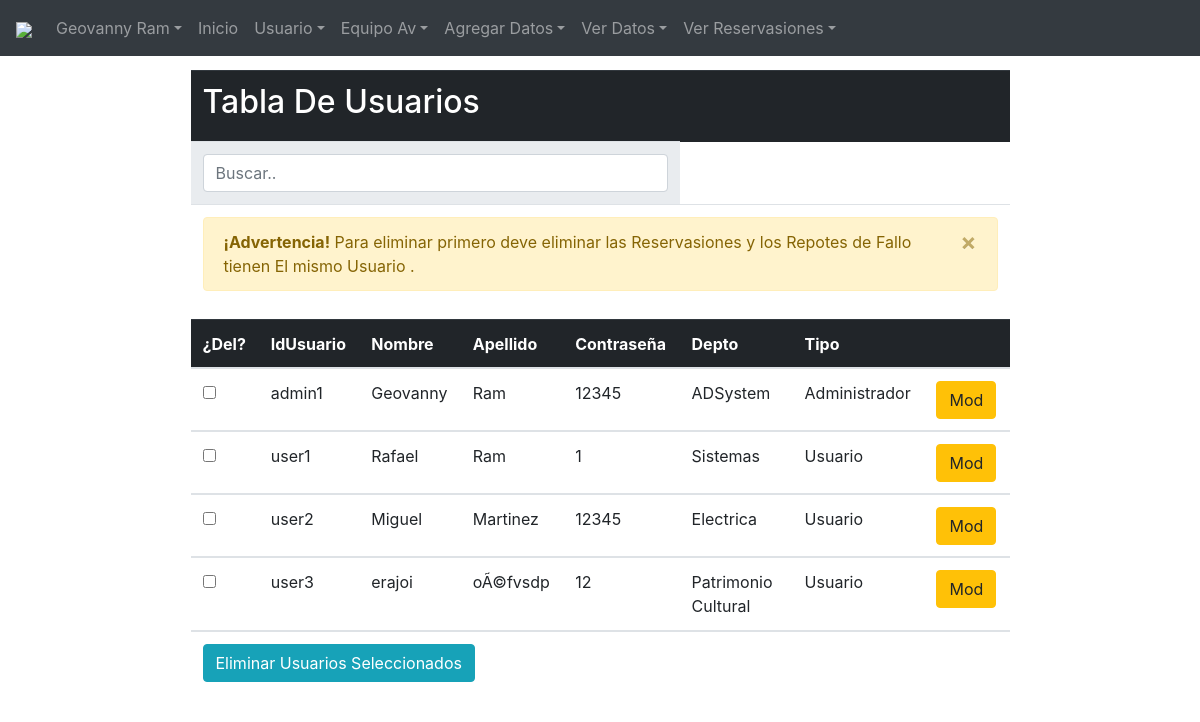
Page /pagAd/verusers.php (signed in) on the committed database.
### tables this page shows
CREATE TABLE `usuario` (
  `iduser` varchar(200) NOT NULL,
  `nombre` varchar(100) NOT NULL,
  `apellido` varchar(100) NOT NULL,
  `pass` varchar(100) NOT NULL,
  `dep` int(11) NOT NULL,
  `tipo` int(11) NOT NULL,
  PRIMARY KEY (`iduser`),
  KEY `FK_usuariodep` (`dep`),
  KEY `FK_usuariotip` (`tipo`),
  CONSTRAINT `FK_usuariodep` FOREIGN KEY (`dep`) REFERENCES `departamento` (`iddep`),
  CONSTRAINT `FK_usuariotip` FOREIGN KEY (`tipo`) REFERENCES `tipous` (`idtipo`)
);

CREATE TABLE `departamento` (
  `iddep` int(11) NOT NULL AUTO_INCREMENT,
  `deptos` varchar(250) NOT NULL,
  PRIMARY KEY (`iddep`)
);

CREATE TABLE `tipous` (
  `idtipo` int(11) NOT NULL AUTO_INCREMENT,
  `tipos` varchar(100) NOT NULL,
  PRIMARY KEY (`idtipo`)
);

### pagAd/verusers.php (the view, shortened to what this page needs)
<?php
 require_once('nav.php');
 ?>
 <div class="table-responsive table-hover">
    <table class="table"><form method="post">
		<tr class="thead-dark">
			<th colspan="8"><h2>Tabla De Usuarios</h2></th>
		</tr>
      <tr class="thead-light">
      <th colspan="5"><input class="form-control" id="myInput" type="text" placeholder="Buscar.."></th>
      </tr>
  <tr><td  colspan=8><div class='alert alert-warning alert-dismissible fade show'>
      <button type='button' class='close' data-dismiss='alert'>&times;</button>
      <strong>¡Advertencia!</strong> Para eliminar primero deve eliminar las Reservasiones y los Repotes de Fallo tienen El mismo Usuario .
    </td></tr></div>
		<tr class="thead-dark">
			<th>¿Del? </th>
			<th>IdUsuario</th>
			<th>Nombre</th>
			<th>Apellido</th>
			<th>Contraseña</th>
			<th>Depto</th>
			<th>Tipo</th>
			<th> </th>
		</tr><?php
$sql="SELECT iduser,  nombre, apellido,  pass, deptos, tipos  FROM usuario
          INNER JOIN departamento ON departamento.iddep = usuario.dep
          INNER JOIN tipous ON tipous.idtipo = usuario.tipo";
     $results=$conn->query($sql);
     while($fila=$results->fetch_assoc()){
           echo "<tr>";
           	echo "<tbody id='myTable'>";
           echo "<td><input type=checkbox name=eliminar[] value='$fila[iduser]'></td>";
           echo "<td>$fila[iduser] </td>";
           echo "<td>$fila[nombre] </td>";
           echo "<td>$fila[apellido] </td>";
           echo "<td>$fila[pass] </td>";
           echo "<td>$fila[deptos] </td>";
           echo "<td>$fila[tipos] </td>";
           echo "<td><a class='btn btn-warning' href='?pg=modus.php&iduser=$fila[iduser]'>";
           echo "Mod</a></td>";
         } ?>
</tbody>
</tr>
     <tr>
       <td colspan="7"><input type="submit" name="del" class="btn btn-info" value="Eliminar Usuarios Seleccionados" /></td>
     </tr>

### pagAd/nav.php (shortened to what this page needs)
<?php
if (!isset($_SESSION["id"])) {
  header('Location: ../index.php');
}else{
$id = $_SESSION['id'];
}
 ?>
<!DOCTYPE HTML>
<html language="es">
<head>
<link rel="stylesheet" href="../css/bootstrap.min.css" type="text/css" />
<link rel="stylesheet" href="../css/bootstrap-grid.min.css" type="text/css" />
</head>
<nav class="navbar navbar-expand-md bg-dark navbar-dark fixed-top">
<a class="navbar-brand" href="#"><img src="../img/logo-new-white.png" style="width: 180px;" /></a>
<div class="collapse navbar-collapse" id="collapsibleNavbar">
<ul class="navbar-nav">
<li class="nav-item dropdown">
<a class="nav-link dropdown-toggle" href="#" id="navbardrop" data-toggle="dropdown"><?php
$sql="SELECT * FROM usuario where iduser = '$id'";
$results=$conn->query($sql);
$fila=$results->fetch_assoc();
echo "$fila[nombre] $fila[apellido]";
?></a>
</li>
<li class="nav-item">
<a class="nav-link" href="indexa.php">Inicio</a>
</li>
<li class="nav-item dropdown">
<a class="nav-link dropdown-toggle" href="#" id="navbardrop" data-toggle="dropdown">Usuario</a>
</li>
     <li class="nav-item dropdown"><a class="nav-link dropdown-toggle" href="#" data-toggle="dropdown">Equipo Av</a>
</li>
<li class="nav-item dropdown">
<a class="nav-link dropdown-toggle" href="#" id="navbardrop" data-toggle="dropdown">Agregar Datos</a>
</li>
<li class="nav-item dropdown">
<a class="nav-link dropdown-toggle" href="#" id="navbardrop" data-toggle="dropdown">Ver Datos</a>
</li>
<li class="nav-item dropdown">
<a class="nav-link dropdown-toggle" href="#" id="navbardrop" data-toggle="dropdown">Ver Reservasiones</a>
</li>
</ul>
</div>
</nav>
<div class="container-fluid" style="margin-top:70px">

### rows in the picture
usuario: nombre "Geovanny", apellido "Ram", iduser "admin1", pass "12345", dep.deptos "ADSystem", tipo.tipos "Administrador"
usuario: iduser "user1", nombre "Rafael", apellido "Ram", pass "1", dep.deptos "Sistemas", tipo.tipos "Usuario"
usuario: iduser "user2", nombre "Miguel", apellido "Martinez", pass "12345", dep.deptos "Electrica", tipo.tipos "Usuario"
usuario: iduser "user3", nombre "erajoi", apellido "oÃ©fvsdp", pass "12", dep.deptos "Patrimonio Cultural", tipo.tipos "Usuario"
